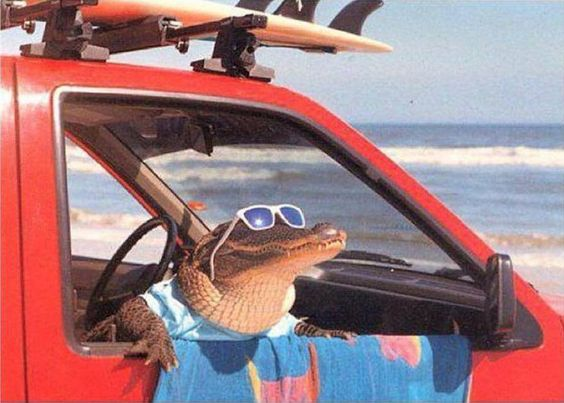
#> input picture Computação-Gráfica/processamento de imagens/teste.jpg, 564 x 403 px
$ python limiarizacao.py
#> lines starting #> are read from the running program, lines starting #| are printed output that depends on the picture; after the words box and inside, x2 and y2 are one past the last pixel; in counts of white or black regions, pixels touching at a corner belong together
import cv2

    # Carrega a imagem em tons de cinza
img_gray = cv2.imread('teste.jpg', cv2.IMREAD_GRAYSCALE)
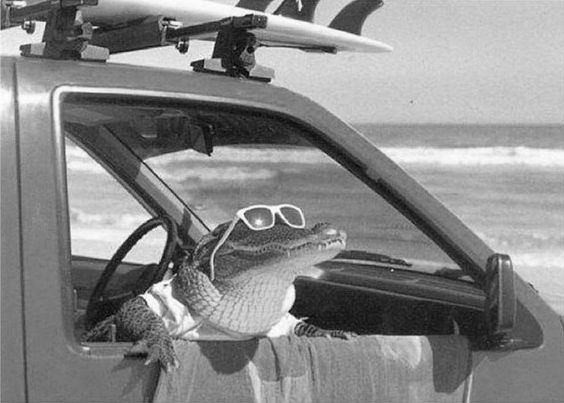
#> img_gray: shape (403, 564); min 1, max 255, mean 135.8
    # Define o valor de limiar
threshold = 100
    # Aplica a limiarização
ret, img_bw = cv2.threshold(img_gray, threshold, 255, cv2.THRESH_BINARY)
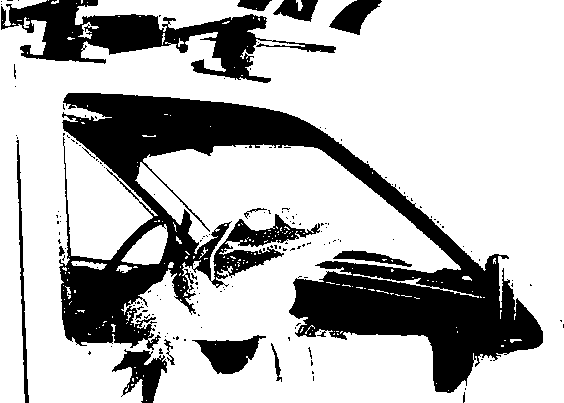
#> img_bw: shape (403, 564); 72.4% white; 168 black regions (153 under 20 px), largest, box (x1, y1, x2, y2) and area: (59, 93, 543, 393) 46268, (1, 0, 336, 83) 9439, (192, 335, 266, 374) 1516
#> ret = 100
    # Mostra a imagem em tons de cinza e a imagem preto e branco resultante
cv2.imshow('Imagem em tons de cinza', img_gray)
cv2.imshow('Imagem preto e branco', img_bw)
cv2.waitKey(0)
cv2.destroyAllWindows()
